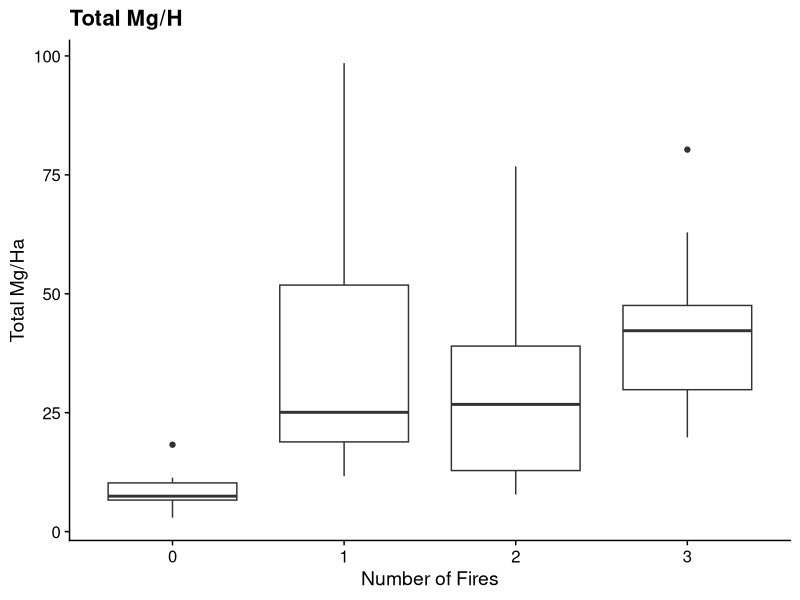

Reproduce this figure in R.
# playing with CWD in tons/ha

library(ggplot2)
library(cowplot)
theme_set(theme_cowplot())
library(tidyverse)
library(here)

cwd <- read.csv(here("data/CWD_output_nochar.csv"))

head(cwd)

ggplot(cwd, aes(x = as.factor(TREAT), y = TOTAL_MG.H)) + geom_boxplot() + 
  labs(x = "Number of Fires", y = "Total Mg/Ha", title = "Total Mg/H")
